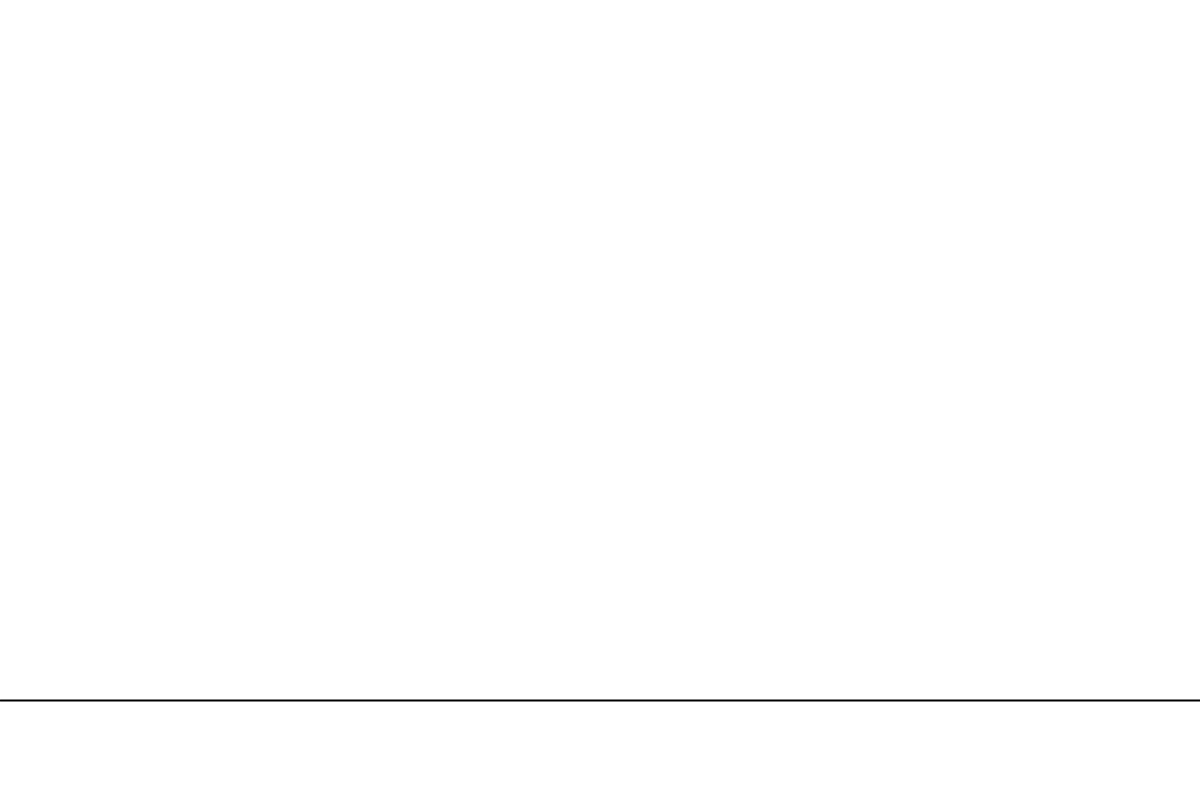
Frame 1 (no input)
Frame 60 (the mouse pressed at the canvas centre just before this capture): identical to frame 1, image omitted
Frame 120 (the mouse held since frame 60 and released just before this capture): identical to frame 1, image omitted

The Processing sketch that drew this single still picture (run headless with seeded random() and noise(); from frame 60 on, the mouse is pressed at the canvas centre):

// Processing sketch: Fractal_Von_Koch
// ── Fractal_Von_Koch.pde

Fractal frac;

PVector rot(PVector p,float len,float angle){
  PVector next = new PVector(p.x + len * cos(radians(angle)),p.y + len * sin(radians(angle)));
  return next;
}

void keyPressed(){
  frac.generate();
}

void setup(){
  size(1200,800);
  frac = new Fractal();
}

void draw(){
  background(255);
  frac.show();
}

// ── Fractal.pde
public class Fractal {
  int generation = 0;
  ArrayList<Line> vonKoch;
  ArrayList<Line> temp;

  public Fractal() {
    vonKoch = new ArrayList<Line>();
    temp = new ArrayList<Line>();

    vonKoch.add(new Line(new PVector(0, height - 100), new PVector(width, height - 100), 0));
  }

  public void show() {
    for (int i = 0; i < vonKoch.size(); i++) {
      vonKoch.get(i).show();
    }
  }

  public void generate() {
    for (int i = 0; i < vonKoch.size(); i++) {
      vonKoch.get(i).generate(this.temp);
    }

    vonKoch.clear();

    for (int i = 0; i < temp.size(); i++) {
      vonKoch.add(new Line(temp.get(i)));
    }

    temp.clear();

    generation++;
  }
}

// ── Line.pde
public class Line{
  PVector start;
  PVector end;
  float rot;

  public Line(PVector start,PVector end,float rot){
    this.start = start;
    this.end = end;
    this.rot = rot;
  }
  
  public Line(Line copy){
    this.start = copy.start.copy();
    this.end = copy.end.copy();
    this.rot = copy.rot;
  }
  
  public void show(){
    strokeWeight(2);
    line(start.x,start.y,end.x,end.y);
  }
  
  public void generate(ArrayList<Line> temp){
    float dist = dist(start.x,start.y,end.x,end.y);
    PVector s = new PVector(start.x,start.y);
    temp.add(new Line(s,rot(s,dist/3,this.rot),this.rot));
    PVector p = rot(s,dist/3,this.rot);
    temp.add(new Line(p, rot(p,dist/3,this.rot - 60),this.rot - 60));
    PVector pr = rot(p,dist/3,this.rot - 60);
    temp.add(new Line(pr,rot(pr,dist/3,this.rot + 60),this.rot + 60));
    PVector pr2 = rot(pr,dist/3,this.rot + 60); 
    temp.add(new Line(pr2,rot(pr2,dist/3,this.rot),this.rot));
  }
}
